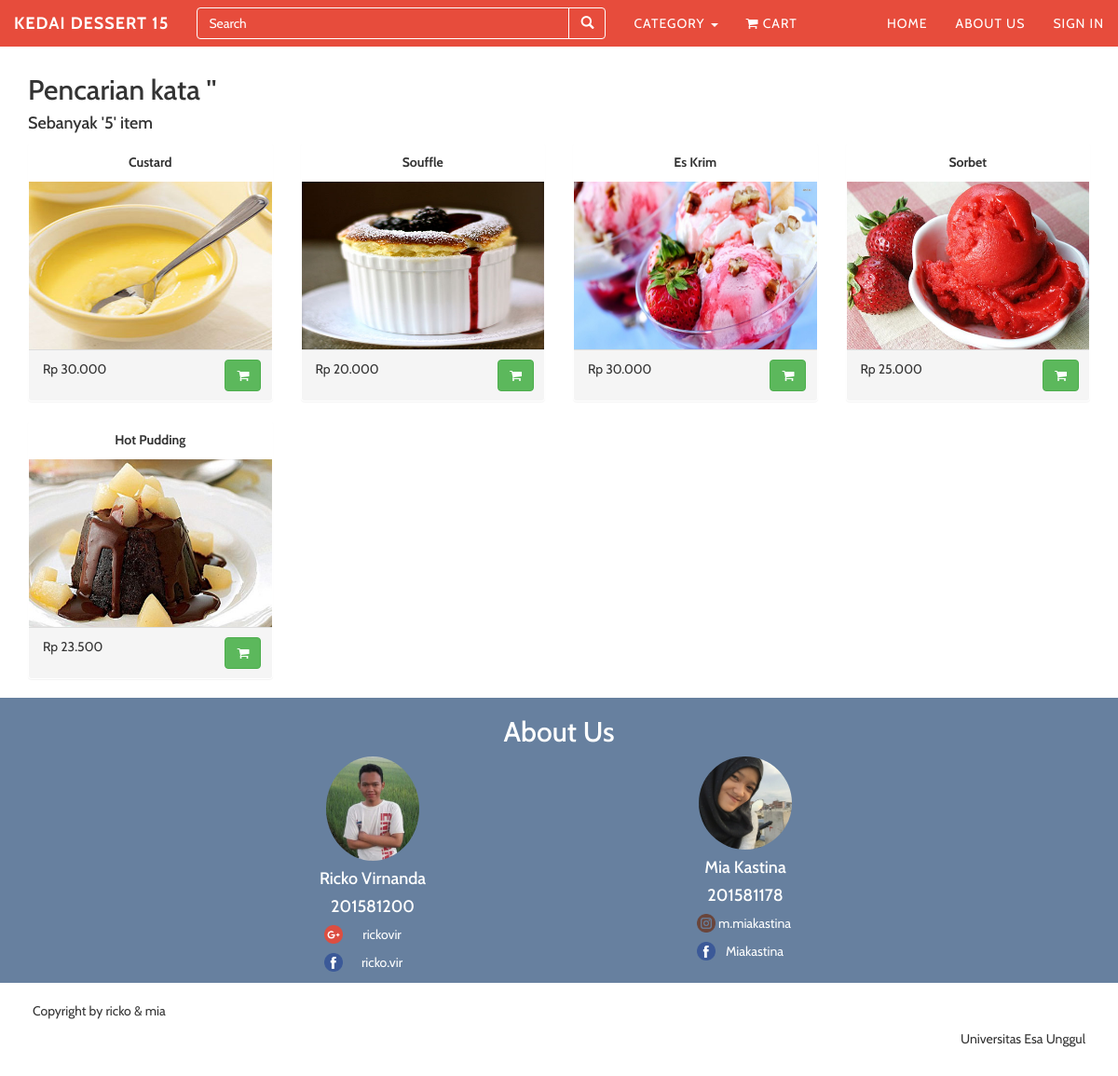
/index.php/search, run on the app's committed database.
### tables this page shows
CREATE TABLE `barang` (
  `kode_barang` int(10) NOT NULL,
  `nama_barang` varchar(50) NOT NULL,
  `harga_barang` int(20) NOT NULL,
  `stok` int(5) NOT NULL,
  `deskripsi` text NOT NULL,
  `gambar` varchar(200) NOT NULL,
  `kode_kategori` int(10) NOT NULL,
  `trash` enum('Y','N') NOT NULL DEFAULT 'N'
);

### application/libraries/Template.php (called while the page is built)
<?php if ( ! defined('BASEPATH')) exit('No direct script access allowed');
class Template {
	var $template_data = array();
	function set($name, $value)
	{
		$this->template_data[$name] = $value;
	}
	function load($template = '', $view = '' , $view_data = array(), $return = FALSE)
	{
		$this->CI =& get_instance();
		$this->set('contents', $this->CI->load->view($view, $view_data, TRUE));
		return $this->CI->load->view($template, $this->template_data, $return);
	}
	function main_template($view, $data = array())
	{
		$this->CI =& get_instance();
		$data['result_kategori'] = $this->CI->ModelsKedai->select_all('kategori')->result();
		$this->load('template', $view, $data);
	}
}

### application/controllers/Search.php (called while the page is built, shortened)
<?php
class Search extends CI_Controller
{
	public function index()
	{
		$key = $_GET['key'];
		$query = "select * from barang where trash = 'N' and nama_barang like '%$key%'";
		$barang_q = $this->db->query($query);
		$data['banyak'] = $barang_q->num_rows();
		$data['result_barang'] = $barang_q->result();
		$data['key'] = $key;
		$this->template->main_template('search',$data);
	}
}

### index.php (called while the page is built, shortened)
<?php
require_once BASEPATH.'core/CodeIgniter.php';

### application/helpers/rupiah_helper.php (called while the page is built)
<?php if ( ! defined('BASEPATH')) exit('No direct script access allowed');
if ( ! function_exists('rupiah'))
{
	function rupiah($harga)
	{
		return "Rp " . number_format($harga , 0 , ',' , '.' );
	}
}

### application/views/search.php (the view, shortened to what this page needs)
<div class="container kategori">
	<div class="row">
		<div class="col-md-12">
			<h2>Pencarian kata '<?php echo $key; ?>'</h2>
			<h4>Sebanyak '<?php echo $banyak; ?>' item</h4>
		</div>
		<?php
		foreach($result_barang as $row_barang)
		{
		?>
		<div class="col-sm-3">
			<div class="panel panel-solid">
				<div class="panel-heading">
					<span class=""><?php echo $row_barang->nama_barang; ?></span>
				</div>
				<div class="panel-body">
					<div class="row item-img">
						<div class="col-xs-12 tocenter">
							<img src="<?php echo base_url("uploads/".$row_barang->gambar); ?>"/>
						</div>
					</div>
				</div>
				<div class="panel-footer acara-panel-footer">
					<div class="row">
						<div class="col-xs-9">
							<span><?php echo rupiah($row_barang->harga_barang); ?></span>
						</div>
						<div class="col-xs-3">
							<button class="btn btn-success" onclick="window.location.href='<?php echo site_url("barang/index/".$row_barang->kode_barang); ?>'">
								<i class="fa fa-shopping-cart"></i>
							</button>
						</div>
					</div>
				</div>
			</div>
	</div>
		<?php } ?>
	</div>
</div>

### assets/css/custom.css (style rules this page uses)
body { font-family:'Cabin',sans-serif; }
.item-img img { width:100%; height:180px; }
.panel-body { padding:0 !important; }
.panel-heading { text-align:center; font-weight:bold; }

### data on the page
barang: nama_barang "Custard", gambar (picture), harga_barang "Rp 30.000"
barang: nama_barang "Souffle", gambar (picture), harga_barang "Rp 20.000"
barang: nama_barang "Es Krim", gambar (picture), harga_barang "Rp 30.000"
barang: nama_barang "Sorbet", gambar (picture), harga_barang "Rp 25.000"
barang: nama_barang "Hot Pudding", gambar (picture), harga_barang "Rp 23.500"

### other printed values
$banyak "5"
